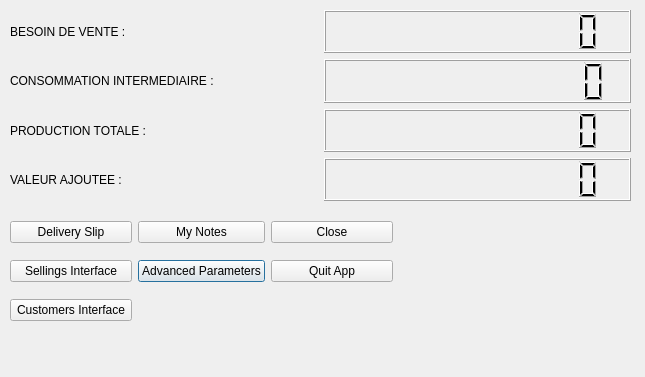
<?xml version="1.0" encoding="UTF-8"?>
<ui version="4.0">
 <class>DialogDataPlugs</class>
 <widget class="QDialog" name="DialogDataPlugs">
  <property name="geometry">
   <rect>
    <x>0</x>
    <y>0</y>
    <width>645</width>
    <height>377</height>
   </rect>
  </property>
  <property name="windowTitle">
   <string>Data Plugs</string>
  </property>
  <widget class="QWidget" name="gridLayoutWidget">
   <property name="geometry">
    <rect>
     <x>10</x>
     <y>10</y>
     <width>621</width>
     <height>191</height>
    </rect>
   </property>
   <layout class="QGridLayout" name="gridLayout">
    <item row="0" column="0">
     <widget class="QLabel" name="label">
      <property name="styleSheet">
       <string notr="true">font: 87 12pt &quot;Bodoni MT Black&quot;;</string>
      </property>
      <property name="text">
       <string>BESOIN DE VENTE :</string>
      </property>
     </widget>
    </item>
    <item row="2" column="0">
     <widget class="QLabel" name="label_3">
      <property name="styleSheet">
       <string notr="true">font: 87 12pt &quot;Bodoni MT Black&quot;;</string>
      </property>
      <property name="text">
       <string>PRODUCTION TOTALE :</string>
      </property>
     </widget>
    </item>
    <item row="1" column="0">
     <widget class="QLabel" name="label_2">
      <property name="styleSheet">
       <string notr="true">font: 87 12pt &quot;Bodoni MT Black&quot;;</string>
      </property>
      <property name="text">
       <string>CONSOMMATION INTERMEDIAIRE :</string>
      </property>
     </widget>
    </item>
    <item row="3" column="0">
     <widget class="QLabel" name="label_4">
      <property name="styleSheet">
       <string notr="true">font: 87 12pt &quot;Bodoni MT Black&quot;;</string>
      </property>
      <property name="text">
       <string>VALEUR AJOUTEE :</string>
      </property>
     </widget>
    </item>
    <item row="0" column="1">
     <widget class="QLCDNumber" name="lcdNumber">
      <property name="digitCount">
       <number>12</number>
      </property>
     </widget>
    </item>
    <item row="1" column="1">
     <widget class="QLCDNumber" name="lcdNumber_2">
      <property name="digitCount">
       <number>12</number>
      </property>
     </widget>
    </item>
    <item row="2" column="1">
     <widget class="QLCDNumber" name="lcdNumber_3">
      <property name="digitCount">
       <number>12</number>
      </property>
     </widget>
    </item>
    <item row="3" column="1">
     <widget class="QLCDNumber" name="lcdNumber_4">
      <property name="digitCount">
       <number>12</number>
      </property>
     </widget>
    </item>
   </layout>
  </widget>
  <widget class="QWidget" name="gridLayoutWidget_2">
   <property name="geometry">
    <rect>
     <x>10</x>
     <y>210</y>
     <width>383</width>
     <height>124</height>
    </rect>
   </property>
   <layout class="QGridLayout" name="gridLayout_2">
    <item row="1" column="1">
     <widget class="QPushButton" name="pushButton_2">
      <property name="toolTip">
       <string>&lt;html&gt;&lt;head/&gt;&lt;body&gt;&lt;p&gt;set/reset root data &lt;/p&gt;&lt;/body&gt;&lt;/html&gt;</string>
      </property>
      <property name="styleSheet">
       <string notr="true">font: 75 12pt &quot;Bell MT&quot;;</string>
      </property>
      <property name="text">
       <string>Advanced Parameters</string>
      </property>
     </widget>
    </item>
    <item row="1" column="2">
     <widget class="QPushButton" name="quit">
      <property name="styleSheet">
       <string notr="true">font: 75 12pt &quot;Bell MT&quot;;</string>
      </property>
      <property name="text">
       <string>Quit App</string>
      </property>
     </widget>
    </item>
    <item row="2" column="0">
     <widget class="QPushButton" name="customer">
      <property name="styleSheet">
       <string notr="true">font: 75 12pt &quot;Bell MT&quot;;</string>
      </property>
      <property name="text">
       <string>Customers Interface</string>
      </property>
     </widget>
    </item>
    <item row="0" column="2">
     <widget class="QPushButton" name="close">
      <property name="styleSheet">
       <string notr="true">font: 75 12pt &quot;Bell MT&quot;;</string>
      </property>
      <property name="text">
       <string>Close</string>
      </property>
     </widget>
    </item>
    <item row="0" column="1">
     <widget class="QPushButton" name="pushButton_3">
      <property name="styleSheet">
       <string notr="true">font: 75 12pt &quot;Bell MT&quot;;</string>
      </property>
      <property name="text">
       <string>My Notes</string>
      </property>
     </widget>
    </item>
    <item row="1" column="0">
     <widget class="QPushButton" name="pushButton">
      <property name="styleSheet">
       <string notr="true">font: 75 12pt &quot;Bell MT&quot;;</string>
      </property>
      <property name="text">
       <string>Sellings Interface</string>
      </property>
     </widget>
    </item>
    <item row="0" column="0">
     <widget class="QPushButton" name="delivery">
      <property name="styleSheet">
       <string notr="true">font: 75 12pt &quot;Bell MT&quot;;</string>
      </property>
      <property name="text">
       <string>Delivery Slip</string>
      </property>
     </widget>
    </item>
   </layout>
  </widget>
 </widget>
 <resources/>
 <connections>
  <connection>
   <sender>close</sender>
   <signal>clicked()</signal>
   <receiver>DialogDataPlugs</receiver>
   <slot>close()</slot>
   <hints>
    <hint type="sourcelabel">
     <x>63</x>
     <y>233</y>
    </hint>
    <hint type="destinationlabel">
     <x>99</x>
     <y>251</y>
    </hint>
   </hints>
  </connection>
 </connections>
</ui>
